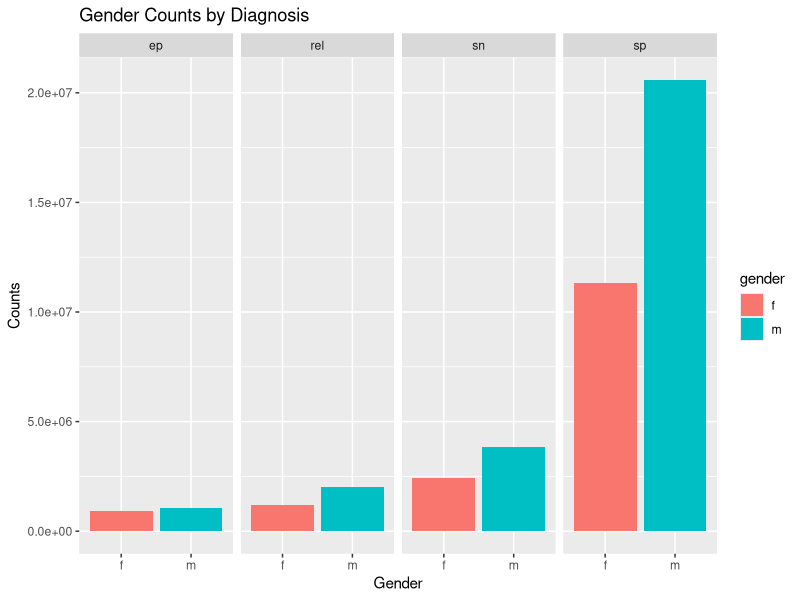
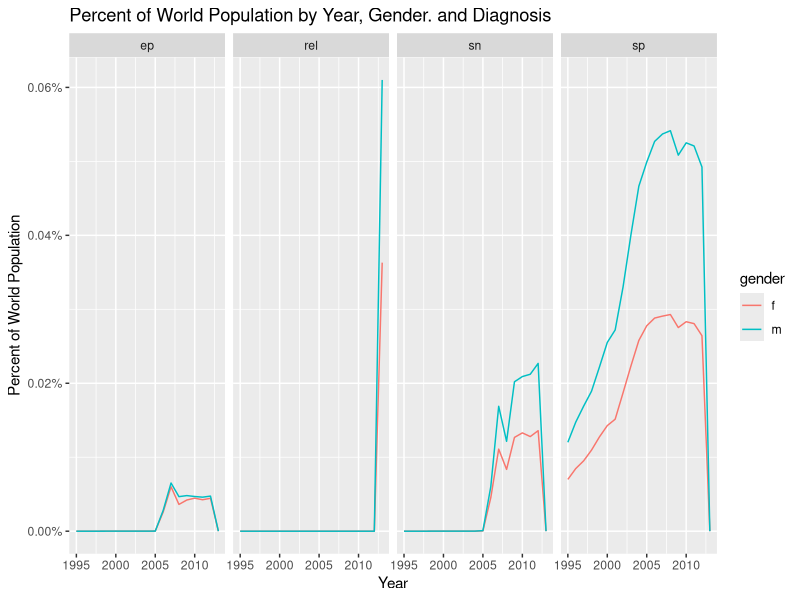
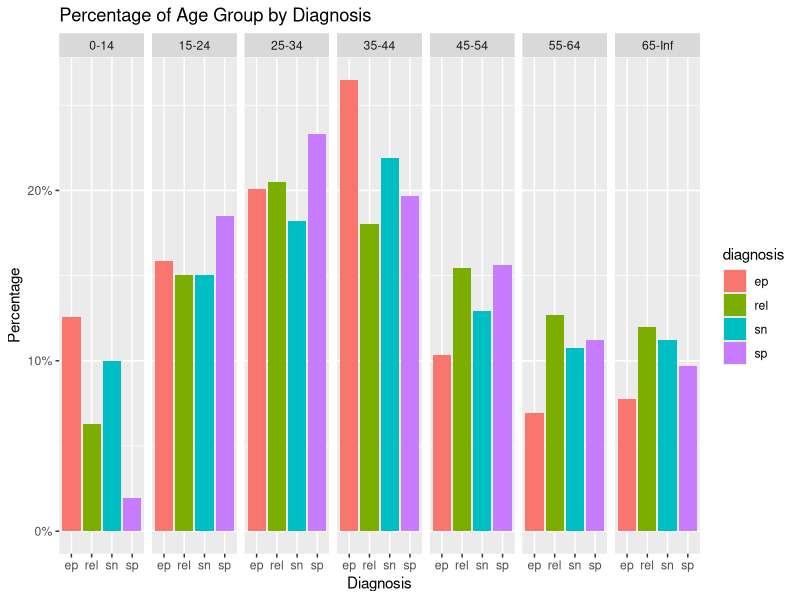

Generate these figures, in order, with R:
## ---- chunk 1
library(dplyr)
library(tidyr)
library(ggplot2)

# Read in the who and population data frames
data(who)
data(population)

# Use pivot_longer() function. Use cols from 
who = who %>%
  pivot_longer(cols = new_sp_m014:newrel_f65,
               names_to = c("diagnosis", "gender", "age"),
               names_pattern = "new_?(.*)_(.)(.*)",
               values_to = "count")
head(who)

## ---- chunk 2
# Use left_join() to join the keys from population to keys in who data set.
## Use join_by() argument to join by different variables: country and year.
who_pop_df = who %>%
  left_join(population, join_by(country,year))
head(who_pop_df)

## ---- chunk 3
# Separate age column into two columns: min_age and max_age. Used separator()
## function and used sep = -2 which sep is intepreted as character positions to split
## at. -2 would split after the second to last integer in numeric value
who_pop_df = who_pop_df %>%
  separate(age, 
           sep = -2,
           into = c('min_age', 'max_age'))
head(who_pop_df)

## ---- chunk 4
# Use mutate() function to change values within data frame. Used two ifelse() functions
## to see where min_age is blank to replace it with max_age, and to see where
### max_age is equal to 65, to replace it with "Inf".
who_pop_df = who_pop_df %>%
  mutate(min_age = ifelse(min_age == "",
                          max_age,
                          min_age)) %>%
  mutate(max_age = ifelse(max_age == "65",
                          "Inf",
                          max_age))
head(who_pop_df)
## ---- chunk 5
# Want to group by gender and diagnosis, then summarize by the sum of count
## column. Using na.rm = TRUE is how we solve dealing with the NA values
count_per_gender_diag = who_pop_df %>%
  group_by(gender, diagnosis) %>%
  summarize(count = sum(count, na.rm = TRUE))
head(count_per_gender_diag)

## ---- chunk 6
# Using ggplot() and geom() point. Make x axis as gender, y axis as count and
## use facet_grid() to facet by diagnosis. Use labs() to name axes and give a 
### title.
ggplot(count_per_gender_diag) +
  geom_col(aes(x = gender, 
               y = count, 
               fill = gender)) +
    facet_grid(.~diagnosis) +
    labs(x = 'Gender', y = 'Counts', title = 'Gender Counts by Diagnosis')
## ---- chunk 7
# Group by year, gender and diagnosis. Add a column called pop_percent that equals
## to the sum of count divided by the average population. Use na.rm = TRUE to deal
### with NA values. Then use drop_na() to drop any NA valued rows.
population_percentage = who_pop_df %>%
  group_by(year, gender, diagnosis) %>%
  summarize(pop_percent = sum(count,na.rm = TRUE)/mean(population, na.rm = TRUE))%>%
  drop_na()
head(population_percentage)
## ---- chunk 8
# Use ggplot() and geom_line() and make x axis year, y axis pop_percent, and 
## color to gender. Facet by diagnosis then label each axis and give a title. Used
#### scale_y_continuous() to add percents to y axis numbers.
population_percentage %>%
ggplot(aes(x = year,
           y = pop_percent,
           color = gender)) +
      geom_line() +
         facet_grid(.~diagnosis) +
         labs(x = 'Year', 
              y = 'Percent of World Population',
              title = 'Percent of World Population by Year, Gender. and Diagnosis') +
      scale_y_continuous(labels = scales::percent_format(scale = 1))
## ---- chunk 9
# Use unite() function and name new column 'age_range' and combine min_age and 
## max_age in arguments with sep = '-'
who_pop_df = who_pop_df %>%
  unite(col = 'age_range', min_age : max_age, sep = '-')
head(who_pop_df$age_range)

## ---- chunk 10
# Create data frame that counts all diagnoses
diagnosis_count = who_pop_df %>%
  group_by(diagnosis) %>%
  summarize(total_diag_count = sum(count, na.rm = TRUE))

# Create data frame counting all diagnoses by age group
diagnosis_count_by = who_pop_df %>%
  group_by(diagnosis, age_range) %>%
  summarize(total_diag_count_age = sum(count, na.rm = TRUE))

# Join the two data frames by common key, which is diagnosis
join_diagnosis = diagnosis_count %>%
  left_join(diagnosis_count_by, by = 'diagnosis')

# Do a new data frame, group by diagnosis and age_range then add a new column that
## takes diagnosis count by age and divids by total diagnosis count and multiply
### by 100 to get percentage.
diagnosis_percentage_by_age_group = join_diagnosis %>%
  group_by(diagnosis, age_range) %>%
  summarize(diag_percent = (total_diag_count_age / total_diag_count) * 100)
head(diagnosis_percentage_by_age_group)

# Create geom_col() plot with x as diagnosis, y as diagnosis, faceted by age group.
## Label x and y axis, and give title. Add percentages to y axis.
diagnosis_percentage_by_age_group %>%
  ggplot(aes(x = diagnosis, 
             y = diag_percent,
             fill = diagnosis)) +
  geom_col() +
  facet_grid(.~age_range) +
  labs(x = 'Diagnosis', 
       y = 'Percentage',
       title = 'Percentage of Age Group by Diagnosis') +
  scale_y_continuous(labels = scales::percent_format(scale = 1))

